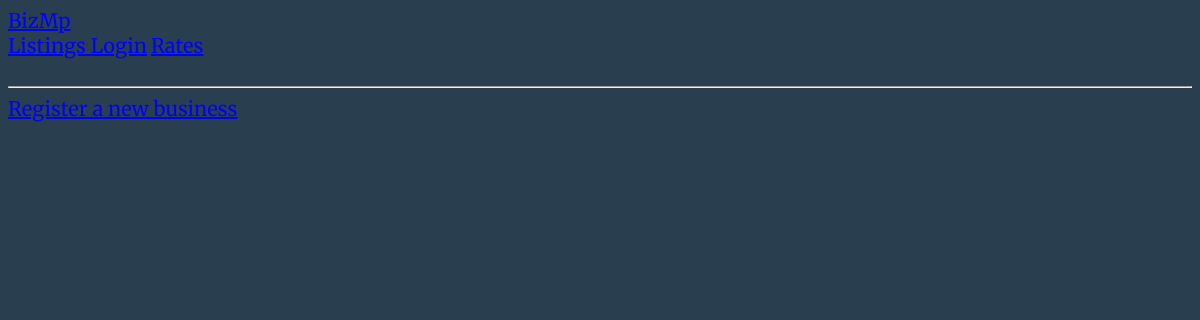
Page /listings on the earlier database version.
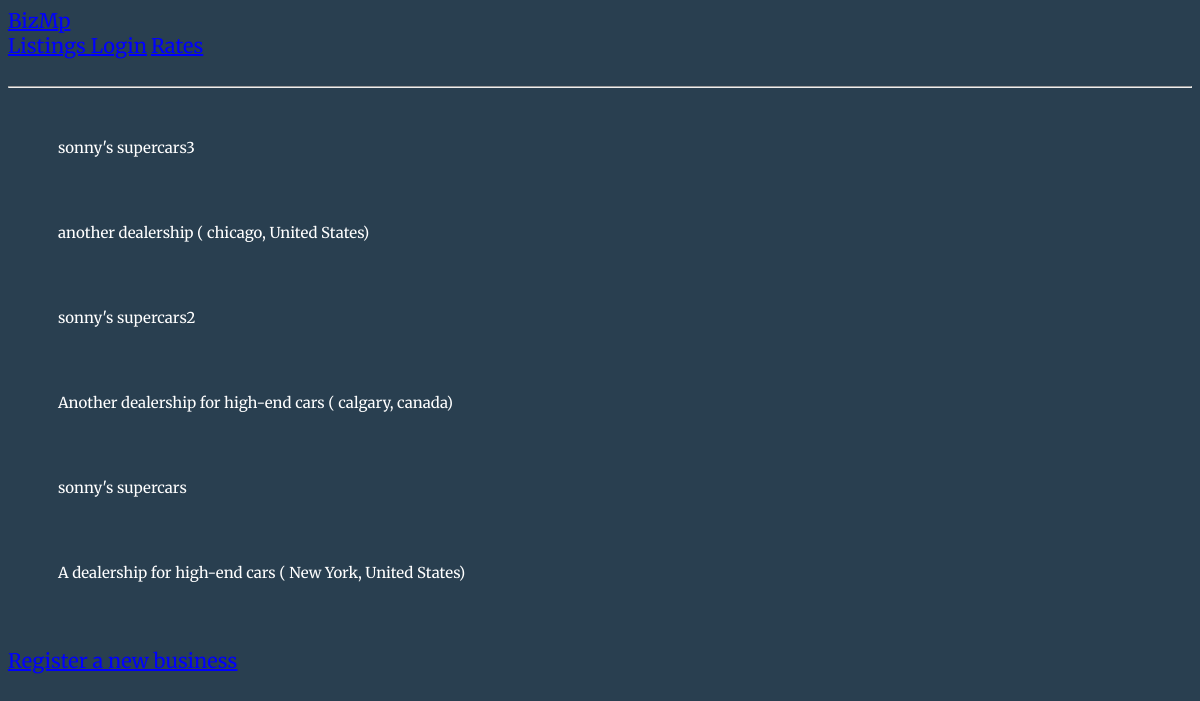
Same page on the later database version.
### app/models.py (models this page shows, shortened)
class Listings(db.Model):
    __tablename__ ="listings"
    id = db.Column(db.Integer, primary_key=True)
    bizname = db.Column(db.String(64), index=True)
    city = db.Column(db.String(64))
    country = db.Column(db.String(64))
    description = db.Column(db.String(64))
    user_id = db.Column(db.Integer, db.ForeignKey('users.id'))

### app/main/routes.py (the view)
@bp.route('/listings')
def listings():
    listings = Listings.query.order_by(Listings.bizname.desc())
    return render_template('listings.html',listings=listings)

### app/templates/listings.html (shortened to what this page needs)
{% extends "base.html" %}
{% block content %}
<head>
    <link rel="stylesheet" type="text/css" href="/static/styles.css">
</head>
{% for listing in listings %}
<div><p> {{ listing.bizname }}</p></div>
<div><p> {{ listing.description }} ( {{ listing.city }}, {{ listing.country }})</p></div>
{% endfor %}
<a href="{{ url_for('auth.newbiz') }}"> Register a new business</a>
{% endblock %}

### app/templates/base.html (shortened to what this page needs)
<!DOCTYPE html>
<html>
    <head>
    </head>
    <body>
        <div>
            <a href="{{ url_for('main.index') }}"> BizMp </a>
            <nav>
                <a href="{{ url_for('main.listings') }}"> Listings </a>
                {% if current_user.is_anonymous %}
                <a href="{{url_for('auth.login') }}">Login</a>
                {% else %}
                <a href="{{ url_for('main.user', username=current_user.username) }}">> Profile </a>
                <a href="{{ url_for('auth.logout') }}">> Logout </a>
                {% endif %}
                <a href="Rates.html"> Rates </a>
            </nav>
            <br>
        </div>
        <hr>
        {% block content %} {% endblock %}
    </body>
</html>

### app/static/styles.css (style rules this page uses)
body { background:#293f50; color:#648880; font-family:'Merriweather', serif; font-fmaily:'Playfair Disply', serif; }
p { height: 35px; margin: 50px; font-size: 15px; color:white; font-family:'Merriweather', serif; font-fmaily:'Playfair Disply', serif; }
a { font-size: 20px; color:blue; }

Differences in the rows shown:
added Listings: bizname "sonny's supercars3", description "another dealership", city "chicago", country "United States"
added Listings: bizname "sonny's supercars2", description "Another dealership for high-end cars", city "calgary", country "canada"
added Listings: bizname "sonny's supercars", description "A dealership for high-end cars", city "New York", country "United States"
